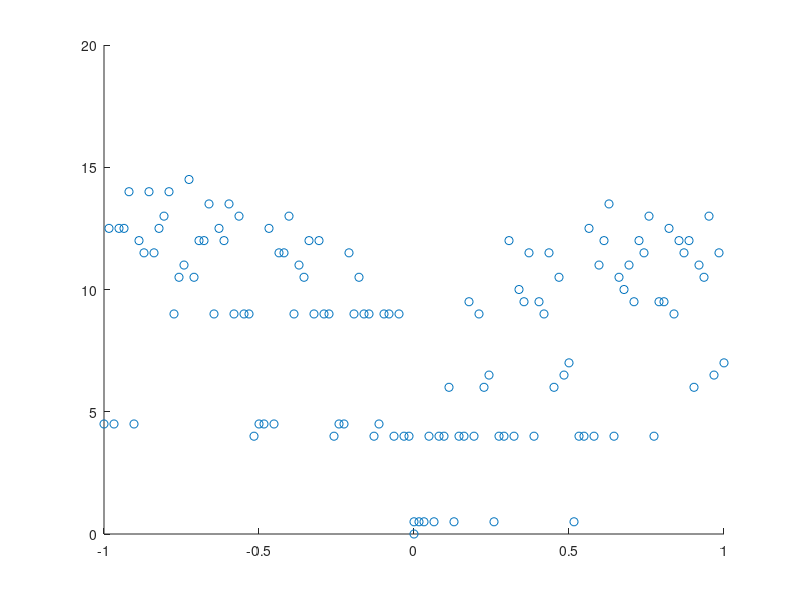

This figure's MATLAB source:
costMatrix = importdata('multCost_data_7bits.mat');
x = costMatrix(:,1)./ max(costMatrix(:,1));
y = costMatrix(:,2);
scatter(x,y)
axis([-1 1 0 20]);

